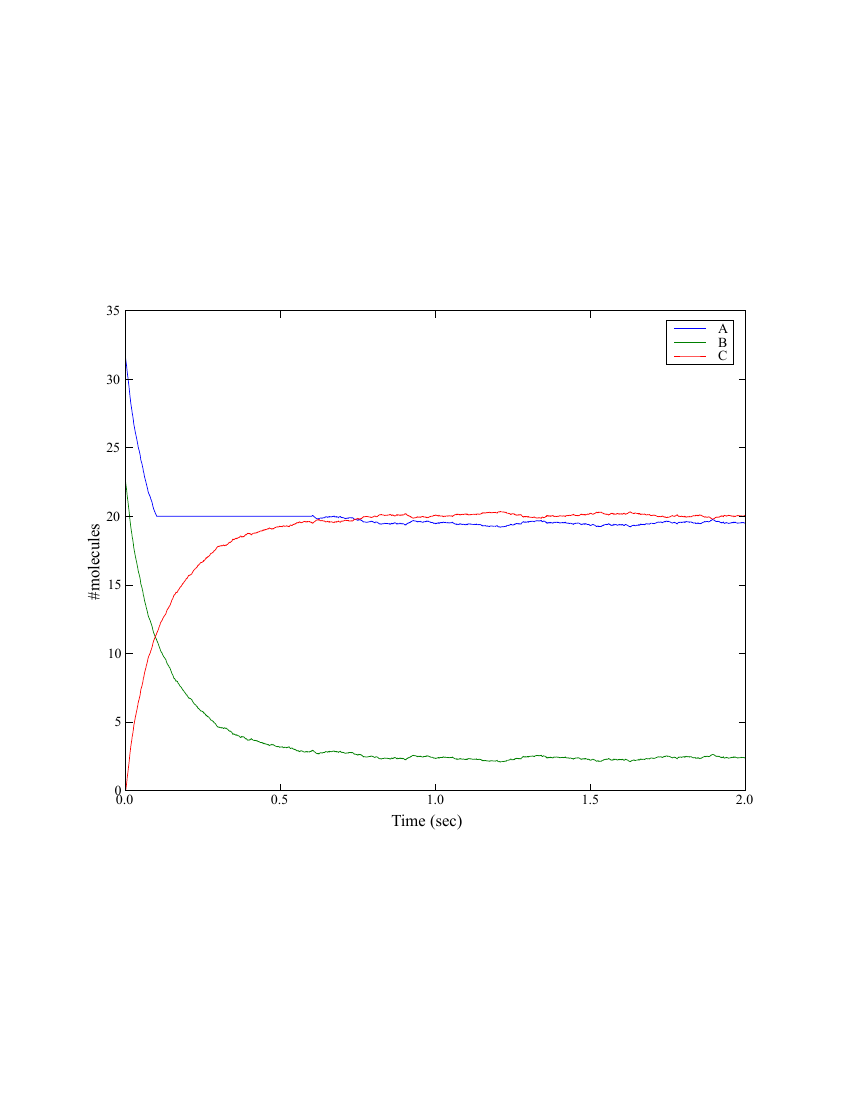

This chart was generated by the following Python code:
import steps.model as smodel
import steps.geom.core as sgeom
import steps.rng as srng
import steps.wmdirect as swmdirect

import numpy
from pylab import *

# # # # # # # # # # # # # # # # # # # # # # # # # # # # # # # # # # # # 

mdl = smodel.Model()

molA = smodel.Spec('molA', mdl)
molB = smodel.Spec('molB', mdl)
molC = smodel.Spec('molC', mdl)

volsys = smodel.Volsys('vsys', mdl)

kreac_f = smodel.Reac('kreac_f', volsys, lhs=['molA',molB], rhs=[molC])
kreac_f.kcst = 0.3e6
kreac_b = smodel.Reac('kreac_b', volsys, lhs=[molC], rhs=[molA,molB])
kreac_b.kcst = 0.7

# # # # # # # # # # # # # # # # # # # # # # # # # # # # # # # # # # # # 

mesh = sgeom.Container()

comp = sgeom.Comp('comp', mesh)
comp.addVolsys('vsys')
comp.vol = 1.6667e-21

# # # # # # # # # # # # # # # # # # # # # # # # # # # # # # # # # # # # 

r = srng.create('mt19937', 512)

sim = swmdirect.Solver(mdl, mesh, r)

r.initialize(23412)

res = numpy.zeros([100,2001,3])
tpnt = numpy.arange(0.0, 2.001, 0.001)

for i in xrange(0,100):
    sim.reset()
    sim.setCompConc('comp', 'molA', 31.4e-6)
    sim.setCompConc('comp', 'molB', 22.3e-6)
    
    for t in xrange(0,101):
        sim.run(tpnt[t])
        res[i,t,0] = sim.getCompCount('comp', 'molA')
        res[i,t,1] = sim.getCompCount('comp', 'molB')
        res[i,t,2] = sim.getCompCount('comp', 'molC')
    
    sim.setCompClamped('comp', 'molA', True)

    for t in xrange(101,601):
        sim.run(tpnt[t])
        res[i,t,0] = sim.getCompCount('comp', 'molA')
        res[i,t,1] = sim.getCompCount('comp', 'molB')
        res[i,t,2] = sim.getCompCount('comp', 'molC')
    
    sim.setCompClamped('comp', 'molA', False)

    for t in xrange(601,2001):
        sim.run(tpnt[t])
        res[i,t,0] = sim.getCompCount('comp', 'molA')
        res[i,t,1] = sim.getCompCount('comp', 'molB')
        res[i,t,2] = sim.getCompCount('comp', 'molC')

res2 = numpy.mean(res, 0)

plot(tpnt, res2[:,0])
plot(tpnt, res2[:,1])
plot(tpnt, res2[:,2])
xlabel('Time (sec)')
ylabel('#molecules')
legend(('A','B','C'))
savefig('secondorderreaction06.svg')
show()

